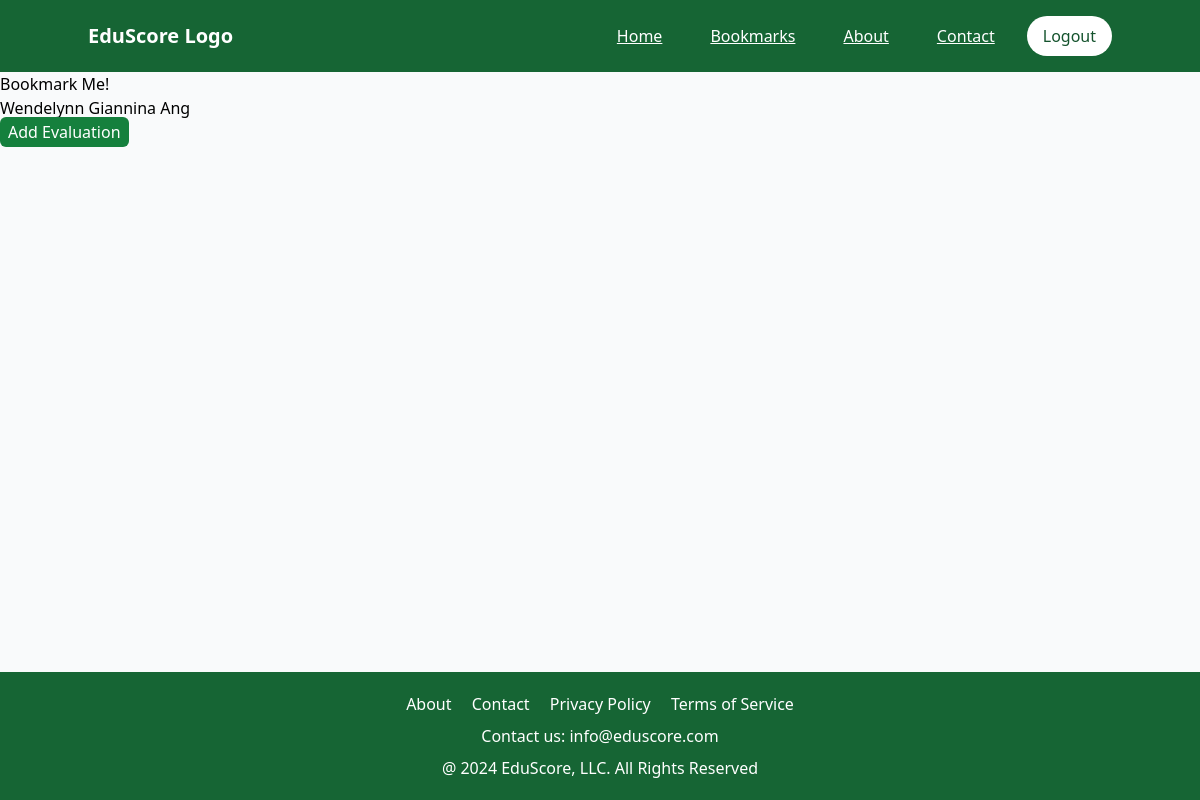
/teacher/2 (signed in), run on an earlier commit of the app's database.
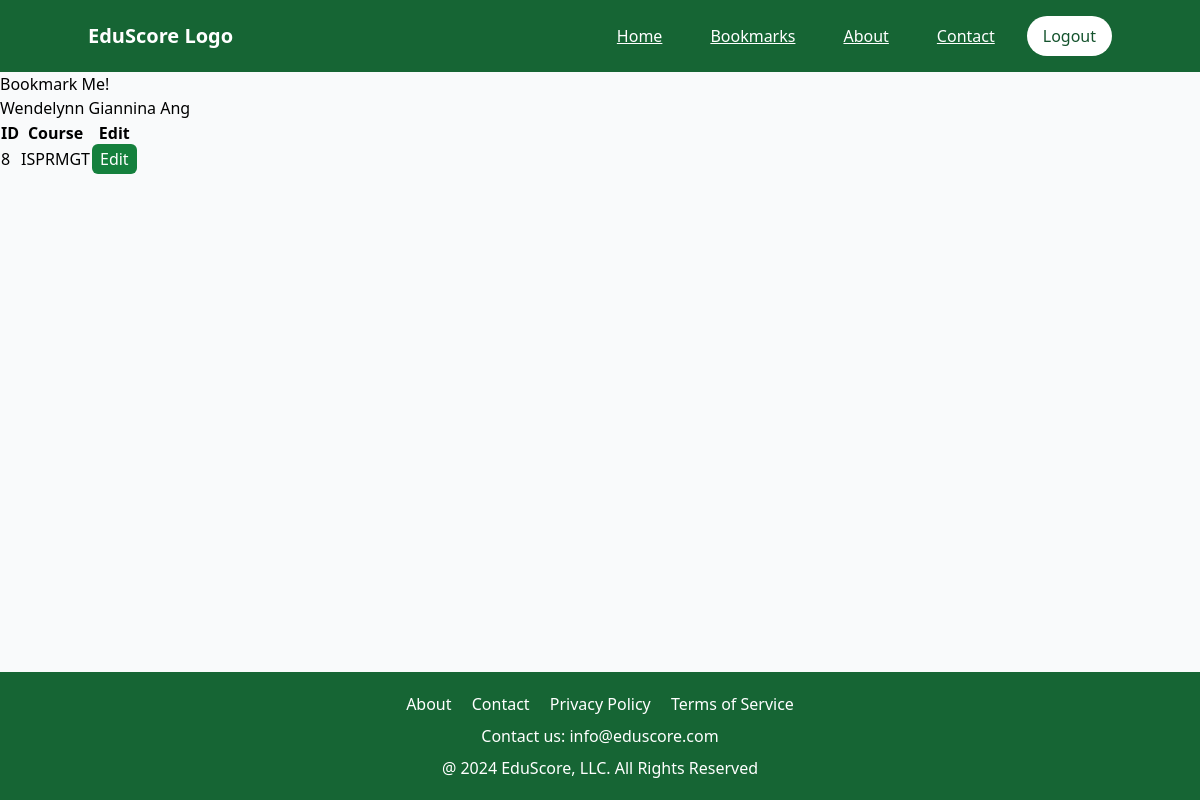
And on a later commit of the database.
### EvalSys/models.py (models this page shows, shortened)
class EvaluationTB(models.Model):
    UserID = models.ForeignKey(User, on_delete=models.CASCADE)
    TeacherID = models.ForeignKey(TeacherTB, on_delete=models.CASCADE)
    CourseID = models.ForeignKey(CourseTB, on_delete=models.CASCADE)
    Year = models.CharField(max_length=50, null=False, blank=False)
    Term = models.IntegerField(null=False, blank=False)
    ClassModality = models.CharField(max_length=50, null=False, blank=False)
    OverallProfRate = models.IntegerField(null=False, blank=False)
    ProfDifficulty = models.IntegerField(null=False, blank=False)
    RetakeProf = models.BooleanField(null=False, blank=False)
    BigSkyUsageRate = models.IntegerField(null=False, blank=False)
    ProfAttendance = models.IntegerField(null=False, blank=False)
    GradeReceived = models.DecimalField(max_digits=2, decimal_places=1, null=True, blank=True)
    DateAdded = models.DateTimeField(default=timezone.now)
    class Meta:
        unique_together = ('UserID', 'TeacherID', 'CourseID')

class CourseTB(models.Model):
    CourseCode = models.CharField(unique=True, max_length=50, null=False, blank=False)
    CourseName = models.CharField(max_length=100, null=False, blank=False)
    Description = models.TextField(null=True, blank=True)

### EvalSys/views.py (the view)
# urls.py: path('teacher/<teacher_id>', views.TeacherInfo, name='TeacherInfo'),
@login_required(login_url='UserLogin')
def TeacherInfo(request, teacher_id):
    user = request.user
    TeacherRec = TeacherTB.objects.get(pk=teacher_id)
    TCourseRecs = Teacher_CourseTB.objects.filter(TeacherID=teacher_id)
    EvalRecs = EvaluationTB.objects.filter(TeacherID=teacher_id, UserID=user.id)
    try:
        Teacher_BookmarkTB.objects.get(TeacherID=teacher_id, UserID=user.id)
        isMark = True
    except:
        isMark = False
    showAdd = False
    showEdit = False
    if len(EvalRecs) > 0: showEdit = True
    if len(TCourseRecs) != len(EvalRecs): showAdd = True
    return render(request, 'teacherInfo.html', {
        'prof': TeacherRec,
        'Courses': TCourseRecs,
        'Evals': EvalRecs,
        'showAdd': showAdd,
        'showEdit': showEdit,
        'Mark': isMark})

### templates/teacherInfo.html (shortened to what this page needs)
{% extends 'temp_2.html' %}
{% block content %}
    <main>
        {% if Mark == False %}
            <div>
                <a href="{% url 'AddBM' prof.id %}">Bookmark Me!</a>
            </div>
        {% else %}
            <div>
                <a href="{% url 'DelBM' prof.id %}">Remove Bookmark</a>
            </div>
        {% endif %}
        <div>
            <p>{{ prof.FirstName }} {{ prof.LastName }}</p>
            {% if showAdd == True or showAdd == None %}
                <a class="px-2 py-1 rounded-md bg-green-700 text-white" href="{% url 'EvaluateTeacher' prof.id %}">Add Evaluation</a>
            {% endif %}
            {% if showEdit == True %}
                <table>
                    <tr>
                        <th>ID</th>
                        <th>Course</th>
                        <th>Edit</th>
                    </tr>
                    {% for record in Evals %}
                        <tr>
                            <td>{{ record.id }}</td>
                            <td>{{ record.CourseID.CourseCode }}</td>
                            <td>
                                <a class="px-2 py-1 rounded-md bg-green-700 text-white" href="{% url 'EditEval' record.id %}">Edit</a>
                            </td>
                        </tr>
                    {% endfor %}
                </table>
            {% endif %}
        </div>
    </main>
{% endblock %}

What changed in the data, as far as the page shows it:
added EvaluationTB: id "8", CourseID.CourseCode "ISPRMGT"
Also different on the page:
text no longer shown: "Add Evaluation"
text now shown: "ID Course Edit"
